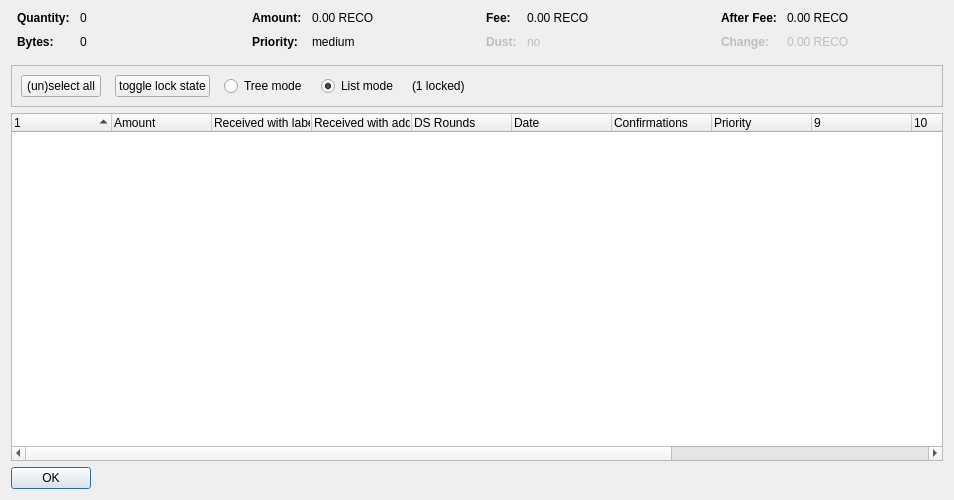
<?xml version="1.0" encoding="UTF-8"?>
<ui version="4.0">
 <class>CoinControlDialog</class>
 <widget class="QDialog" name="CoinControlDialog">
  <property name="geometry">
   <rect>
    <x>0</x>
    <y>0</y>
    <width>954</width>
    <height>500</height>
   </rect>
  </property>
  <property name="windowTitle">
   <string>Coin Selection</string>
  </property>
  <layout class="QVBoxLayout" name="verticalLayout">
   <item>
    <layout class="QHBoxLayout" name="horizontalLayoutTop" stretch="0,0,0,0">
     <property name="topMargin">
      <number>0</number>
     </property>
     <property name="bottomMargin">
      <number>10</number>
     </property>
     <item>
      <layout class="QFormLayout" name="formLayoutCoinControl1">
       <property name="horizontalSpacing">
        <number>10</number>
       </property>
       <property name="verticalSpacing">
        <number>10</number>
       </property>
       <property name="leftMargin">
        <number>6</number>
       </property>
       <property name="rightMargin">
        <number>6</number>
       </property>
       <item row="0" column="0">
        <widget class="QLabel" name="labelCoinControlQuantityText">
         <property name="font">
          <font>
           <weight>75</weight>
           <bold>true</bold>
          </font>
         </property>
         <property name="text">
          <string>Quantity:</string>
         </property>
        </widget>
       </item>
       <item row="0" column="1">
        <widget class="QLabel" name="labelCoinControlQuantity">
         <property name="cursor">
          <cursorShape>IBeamCursor</cursorShape>
         </property>
         <property name="contextMenuPolicy">
          <enum>Qt::ActionsContextMenu</enum>
         </property>
         <property name="text">
          <string notr="true">0</string>
         </property>
         <property name="textInteractionFlags">
          <set>Qt::LinksAccessibleByMouse|Qt::TextSelectableByKeyboard|Qt::TextSelectableByMouse</set>
         </property>
        </widget>
       </item>
       <item row="1" column="0">
        <widget class="QLabel" name="labelCoinControlBytesText">
         <property name="font">
          <font>
           <weight>75</weight>
           <bold>true</bold>
          </font>
         </property>
         <property name="text">
          <string>Bytes:</string>
         </property>
        </widget>
       </item>
       <item row="1" column="1">
        <widget class="QLabel" name="labelCoinControlBytes">
         <property name="cursor">
          <cursorShape>IBeamCursor</cursorShape>
         </property>
         <property name="contextMenuPolicy">
          <enum>Qt::ActionsContextMenu</enum>
         </property>
         <property name="text">
          <string notr="true">0</string>
         </property>
         <property name="textInteractionFlags">
          <set>Qt::LinksAccessibleByMouse|Qt::TextSelectableByKeyboard|Qt::TextSelectableByMouse</set>
         </property>
        </widget>
       </item>
      </layout>
     </item>
     <item>
      <layout class="QFormLayout" name="formLayoutCoinControl2">
       <property name="horizontalSpacing">
        <number>10</number>
       </property>
       <property name="verticalSpacing">
        <number>10</number>
       </property>
       <property name="leftMargin">
        <number>6</number>
       </property>
       <property name="rightMargin">
        <number>6</number>
       </property>
       <item row="0" column="0">
        <widget class="QLabel" name="labelCoinControlAmountText">
         <property name="font">
          <font>
           <weight>75</weight>
           <bold>true</bold>
          </font>
         </property>
         <property name="text">
          <string>Amount:</string>
         </property>
        </widget>
       </item>
       <item row="0" column="1">
        <widget class="QLabel" name="labelCoinControlAmount">
         <property name="cursor">
          <cursorShape>IBeamCursor</cursorShape>
         </property>
         <property name="contextMenuPolicy">
          <enum>Qt::ActionsContextMenu</enum>
         </property>
         <property name="text">
          <string notr="true">0.00 RECO</string>
         </property>
         <property name="textInteractionFlags">
          <set>Qt::LinksAccessibleByMouse|Qt::TextSelectableByKeyboard|Qt::TextSelectableByMouse</set>
         </property>
        </widget>
       </item>
       <item row="1" column="0">
        <widget class="QLabel" name="labelCoinControlPriorityText">
         <property name="font">
          <font>
           <weight>75</weight>
           <bold>true</bold>
          </font>
         </property>
         <property name="text">
          <string>Priority:</string>
         </property>
        </widget>
       </item>
       <item row="1" column="1">
        <widget class="QLabel" name="labelCoinControlPriority">
         <property name="cursor">
          <cursorShape>IBeamCursor</cursorShape>
         </property>
         <property name="contextMenuPolicy">
          <enum>Qt::ActionsContextMenu</enum>
         </property>
         <property name="text">
          <string>medium</string>
         </property>
         <property name="textInteractionFlags">
          <set>Qt::LinksAccessibleByMouse|Qt::TextSelectableByKeyboard|Qt::TextSelectableByMouse</set>
         </property>
        </widget>
       </item>
      </layout>
     </item>
     <item>
      <layout class="QFormLayout" name="formLayoutCoinControl3">
       <property name="horizontalSpacing">
        <number>10</number>
       </property>
       <property name="verticalSpacing">
        <number>10</number>
       </property>
       <property name="leftMargin">
        <number>6</number>
       </property>
       <property name="rightMargin">
        <number>6</number>
       </property>
       <item row="0" column="0">
        <widget class="QLabel" name="labelCoinControlFeeText">
         <property name="font">
          <font>
           <weight>75</weight>
           <bold>true</bold>
          </font>
         </property>
         <property name="text">
          <string>Fee:</string>
         </property>
        </widget>
       </item>
       <item row="0" column="1">
        <widget class="QLabel" name="labelCoinControlFee">
         <property name="cursor">
          <cursorShape>IBeamCursor</cursorShape>
         </property>
         <property name="contextMenuPolicy">
          <enum>Qt::ActionsContextMenu</enum>
         </property>
         <property name="text">
          <string notr="true">0.00 RECO</string>
         </property>
         <property name="textInteractionFlags">
          <set>Qt::LinksAccessibleByMouse|Qt::TextSelectableByKeyboard|Qt::TextSelectableByMouse</set>
         </property>
        </widget>
       </item>
       <item row="1" column="0">
        <widget class="QLabel" name="labelCoinControlLowOutputText">
         <property name="enabled">
          <bool>false</bool>
         </property>
         <property name="font">
          <font>
           <weight>75</weight>
           <bold>true</bold>
          </font>
         </property>
         <property name="text">
          <string>Dust:</string>
         </property>
        </widget>
       </item>
       <item row="1" column="1">
        <widget class="QLabel" name="labelCoinControlLowOutput">
         <property name="enabled">
          <bool>false</bool>
         </property>
         <property name="cursor">
          <cursorShape>IBeamCursor</cursorShape>
         </property>
         <property name="contextMenuPolicy">
          <enum>Qt::ActionsContextMenu</enum>
         </property>
         <property name="text">
          <string>no</string>
         </property>
         <property name="textInteractionFlags">
          <set>Qt::LinksAccessibleByMouse|Qt::TextSelectableByKeyboard|Qt::TextSelectableByMouse</set>
         </property>
        </widget>
       </item>
      </layout>
     </item>
     <item>
      <layout class="QFormLayout" name="formLayoutCoinControl4">
       <property name="horizontalSpacing">
        <number>10</number>
       </property>
       <property name="verticalSpacing">
        <number>10</number>
       </property>
       <property name="leftMargin">
        <number>6</number>
       </property>
       <property name="rightMargin">
        <number>6</number>
       </property>
       <item row="0" column="0">
        <widget class="QLabel" name="labelCoinControlAfterFeeText">
         <property name="font">
          <font>
           <weight>75</weight>
           <bold>true</bold>
          </font>
         </property>
         <property name="text">
          <string>After Fee:</string>
         </property>
        </widget>
       </item>
       <item row="0" column="1">
        <widget class="QLabel" name="labelCoinControlAfterFee">
         <property name="cursor">
          <cursorShape>IBeamCursor</cursorShape>
         </property>
         <property name="contextMenuPolicy">
          <enum>Qt::ActionsContextMenu</enum>
         </property>
         <property name="text">
          <string notr="true">0.00 RECO</string>
         </property>
         <property name="textInteractionFlags">
          <set>Qt::LinksAccessibleByMouse|Qt::TextSelectableByKeyboard|Qt::TextSelectableByMouse</set>
         </property>
        </widget>
       </item>
       <item row="1" column="0">
        <widget class="QLabel" name="labelCoinControlChangeText">
         <property name="enabled">
          <bool>false</bool>
         </property>
         <property name="font">
          <font>
           <weight>75</weight>
           <bold>true</bold>
          </font>
         </property>
         <property name="text">
          <string>Change:</string>
         </property>
        </widget>
       </item>
       <item row="1" column="1">
        <widget class="QLabel" name="labelCoinControlChange">
         <property name="enabled">
          <bool>false</bool>
         </property>
         <property name="cursor">
          <cursorShape>IBeamCursor</cursorShape>
         </property>
         <property name="contextMenuPolicy">
          <enum>Qt::ActionsContextMenu</enum>
         </property>
         <property name="text">
          <string notr="true">0.00 RECO</string>
         </property>
         <property name="textInteractionFlags">
          <set>Qt::LinksAccessibleByMouse|Qt::TextSelectableByKeyboard|Qt::TextSelectableByMouse</set>
         </property>
        </widget>
       </item>
      </layout>
     </item>
    </layout>
   </item>
   <item>
    <widget class="QFrame" name="frame">
     <property name="minimumSize">
      <size>
       <width>0</width>
       <height>40</height>
      </size>
     </property>
     <property name="frameShape">
      <enum>QFrame::StyledPanel</enum>
     </property>
     <property name="frameShadow">
      <enum>QFrame::Sunken</enum>
     </property>
     <layout class="QHBoxLayout" name="horizontalLayout">
      <item>
       <layout class="QHBoxLayout" name="horizontalLayoutPanel" stretch="0,0,0,0,0,0">
        <property name="spacing">
         <number>14</number>
        </property>
        <item>
         <widget class="QPushButton" name="pushButtonSelectAll">
          <property name="sizePolicy">
           <sizepolicy hsizetype="Maximum" vsizetype="Fixed">
            <horstretch>0</horstretch>
            <verstretch>0</verstretch>
           </sizepolicy>
          </property>
          <property name="text">
           <string>(un)select all</string>
          </property>
          <property name="autoDefault">
           <bool>false</bool>
          </property>
         </widget>
        </item>
        <item>
         <widget class="QPushButton" name="pushButtonToggleLock">
          <property name="sizePolicy">
           <sizepolicy hsizetype="Maximum" vsizetype="Fixed">
            <horstretch>0</horstretch>
            <verstretch>0</verstretch>
           </sizepolicy>
          </property>
          <property name="text">
           <string>toggle lock state</string>
          </property>
          <property name="autoDefault">
           <bool>false</bool>
          </property>
         </widget>
        </item>
        <item>
         <widget class="QRadioButton" name="radioTreeMode">
          <property name="sizePolicy">
           <sizepolicy hsizetype="Maximum" vsizetype="Fixed">
            <horstretch>0</horstretch>
            <verstretch>0</verstretch>
           </sizepolicy>
          </property>
          <property name="text">
           <string>Tree mode</string>
          </property>
         </widget>
        </item>
        <item>
         <widget class="QRadioButton" name="radioListMode">
          <property name="sizePolicy">
           <sizepolicy hsizetype="Maximum" vsizetype="Fixed">
            <horstretch>0</horstretch>
            <verstretch>0</verstretch>
           </sizepolicy>
          </property>
          <property name="text">
           <string>List mode</string>
          </property>
          <property name="checked">
           <bool>true</bool>
          </property>
         </widget>
        </item>
        <item>
         <widget class="QLabel" name="labelLocked">
          <property name="text">
           <string>(1 locked)</string>
          </property>
         </widget>
        </item>
        <item>
         <spacer name="horizontalSpacer">
          <property name="orientation">
           <enum>Qt::Horizontal</enum>
          </property>
          <property name="sizeHint" stdset="0">
           <size>
            <width>40</width>
            <height>20</height>
           </size>
          </property>
         </spacer>
        </item>
       </layout>
      </item>
     </layout>
    </widget>
   </item>
   <item>
    <widget class="CoinControlTreeWidget" name="treeWidget">
     <property name="contextMenuPolicy">
      <enum>Qt::CustomContextMenu</enum>
     </property>
     <property name="sortingEnabled">
      <bool>false</bool>
     </property>
     <property name="columnCount">
      <number>13</number>
     </property>
     <attribute name="headerShowSortIndicator" stdset="0">
      <bool>true</bool>
     </attribute>
     <attribute name="headerStretchLastSection">
      <bool>false</bool>
     </attribute>
     <column>
      <property name="text">
       <string/>
      </property>
     </column>
     <column>
      <property name="text">
       <string>Amount</string>
      </property>
     </column>
     <column>
      <property name="text">
       <string>Received with label</string>
      </property>
     </column>
     <column>
      <property name="text">
       <string>Received with address</string>
      </property>
     </column>
     <column>
      <property name="text">
       <string>DS Rounds</string>
      </property>
     </column>
     <column>
      <property name="text">
       <string>Date</string>
      </property>
     </column>
     <column>
      <property name="text">
       <string>Confirmations</string>
      </property>
      <property name="toolTip">
       <string>Confirmed</string>
      </property>
     </column>
     <column>
      <property name="text">
       <string>Priority</string>
      </property>
     </column>
     <column>
      <property name="text">
       <string/>
      </property>
     </column>
     <column>
      <property name="text">
       <string/>
      </property>
     </column>
     <column>
      <property name="text">
       <string/>
      </property>
     </column>
     <column>
      <property name="text">
       <string/>
      </property>
     </column>
     <column>
      <property name="text">
       <string/>
      </property>
     </column>
    </widget>
   </item>
   <item>
    <widget class="QDialogButtonBox" name="buttonBox">
     <property name="sizePolicy">
      <sizepolicy hsizetype="Maximum" vsizetype="Fixed">
       <horstretch>0</horstretch>
       <verstretch>0</verstretch>
      </sizepolicy>
     </property>
     <property name="orientation">
      <enum>Qt::Horizontal</enum>
     </property>
     <property name="standardButtons">
      <set>QDialogButtonBox::Ok</set>
     </property>
    </widget>
   </item>
  </layout>
 </widget>
 <customwidgets>
  <customwidget>
   <class>CoinControlTreeWidget</class>
   <extends>QTreeWidget</extends>
   <header>coincontroltreewidget.h</header>
  </customwidget>
 </customwidgets>
 <resources/>
 <connections/>
</ui>
